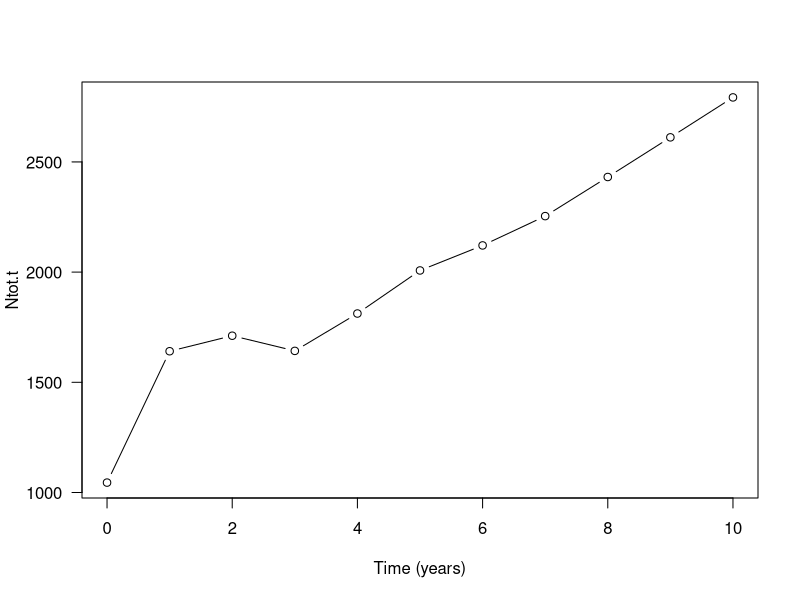
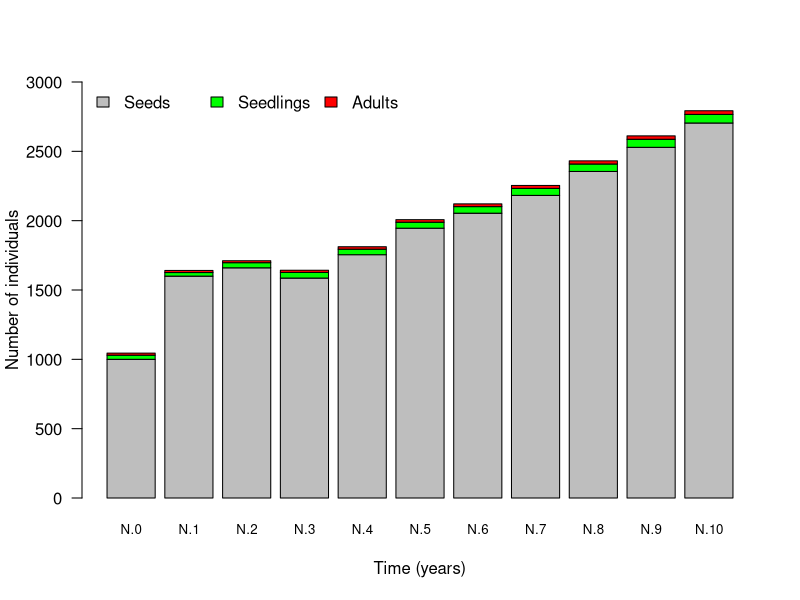
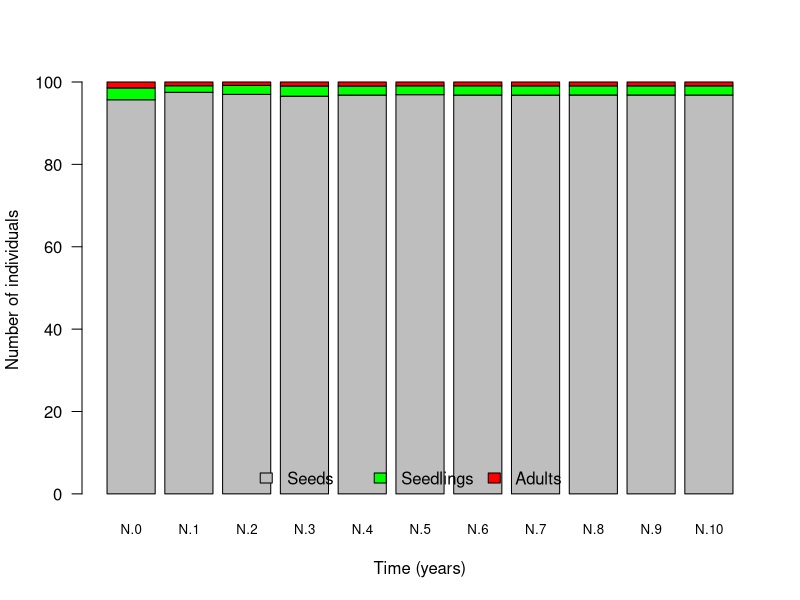
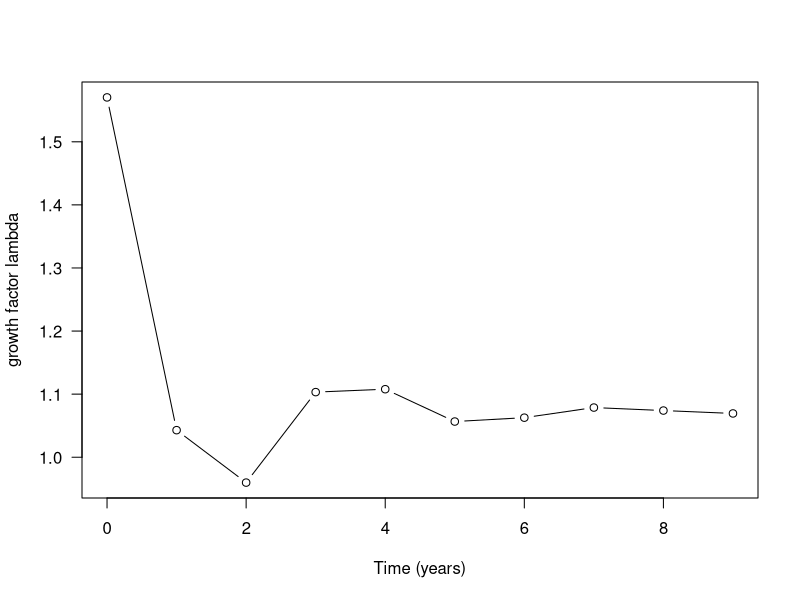
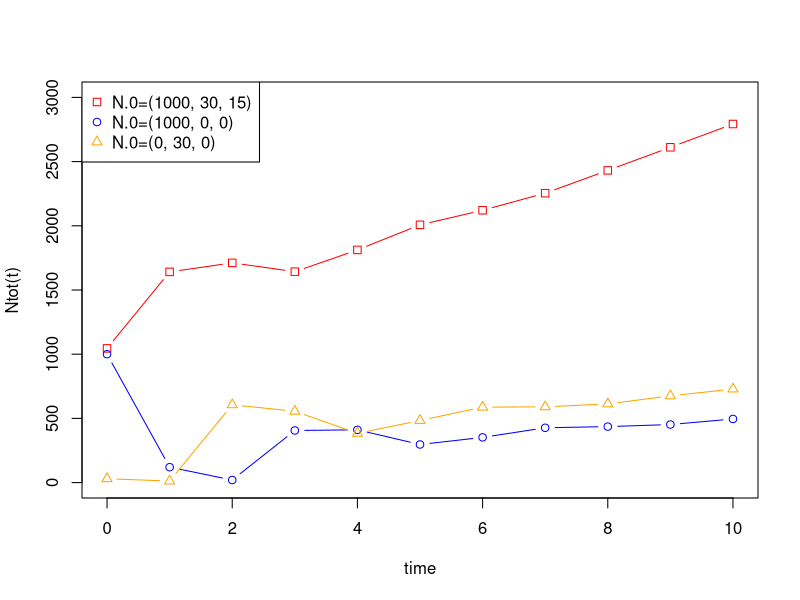
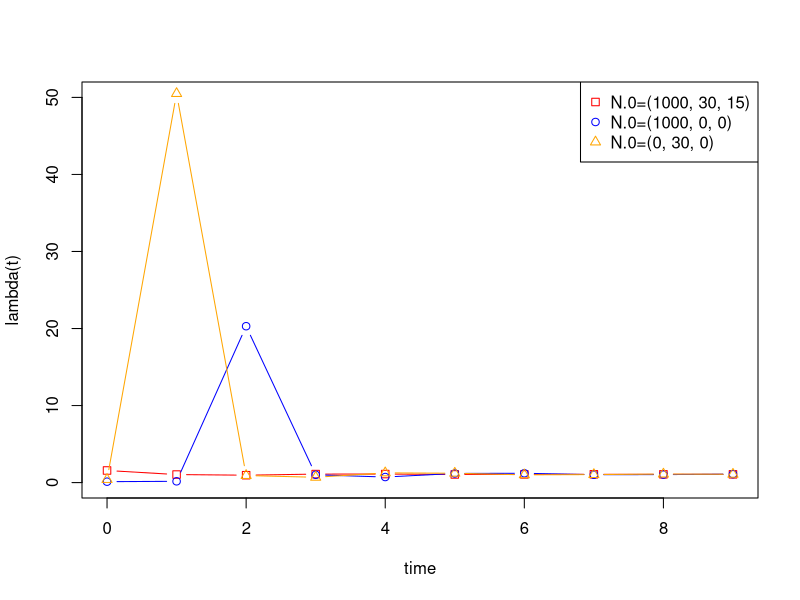

Source code (R) for these figures, in order: (Note: this script raises an error after producing the figures.)
## ---- chunk 1
knitr::opts_chunk$set(echo = TRUE)
## ---- chunk 2
transition.matrix <- matrix(c(0.1,0,100,0.02,0.2,0,0,0.2,0.6), nrow=3, ncol=3, byrow=T)
transition.matrix # let's have a look at the matrix
## ---- chunk 3
N.0 <- c(1000, 30, 15)
N.0 # let's have a look at the vector
## ---- chunk 4
(N.1 <- transition.matrix %*% N.0) # the parentheses around a command make that the vector N.1 is immediately shown, that is, without explicitly asking for it as was done in the two previous commands.
## ---- chunk 5
(N.2 <- transition.matrix %*% N.1)
## ---- chunk 6
N.3 <- transition.matrix %*% N.2
N.4 <- transition.matrix %*% N.3
N.5 <- transition.matrix %*% N.4
N.6 <- transition.matrix %*% N.5
N.7 <- transition.matrix %*% N.6
N.8 <- transition.matrix %*% N.7
N.9 <- transition.matrix %*% N.8
N.10 <- transition.matrix %*% N.9
## ---- chunk 7
time.series <- as.data.frame(matrix(c(N.0, N.1, N.2, N.3, N.4, N.5, N.6, N.7, N.8, N.9, N.10), ncol=3, byrow=TRUE))
time.series <- data.frame(0:10, time.series)
colnames(time.series) <- c("time", "Seeds", "Juv", "Ad")
time.series
## ---- chunk 8
Ntot.0 <- sum(N.0) 
Ntot.1 <- sum(N.1)
Ntot.2 <- sum(N.2)
Ntot.3 <- sum(N.3)
Ntot.4 <- sum(N.4)
Ntot.5 <- sum(N.5)
Ntot.6 <- sum(N.6)
Ntot.7 <- sum(N.7)
Ntot.8 <- sum(N.8)
Ntot.9 <- sum(N.9)
Ntot.10 <- sum(N.10)
## ---- chunk 9
time.series$Ntot <- rowSums(time.series[, 2:4])
time.series
## ---- chunk 10
# old stuff
Ntot_N01 <- c(Ntot.0, Ntot.1, Ntot.2, Ntot.3, Ntot.4, Ntot.5, Ntot.6, Ntot.7, Ntot.8, Ntot.9, Ntot.10)
## ---- chunk 11
plot(x=c(0:10), y=c(Ntot.0, Ntot.1, Ntot.2, Ntot.3, Ntot.4, Ntot.5, Ntot.6, Ntot.7, Ntot.8, Ntot.9, Ntot.10), type = "b", xlab="Time (years)", ylab="Ntot.t", las=1)
## ---- chunk 12
barplot(cbind(N.0, N.1, N.2, N.3, N.4, N.5, N.6, N.7, N.8, N.9, N.10), las=1, col=c("grey", "green", "red"), names.arg=c("N.0", "N.1", "N.2", "N.3", "N.4", "N.5", "N.6", "N.7", "N.8", "N.9", "N.10"), ylab="Number of individuals", xlab="Time (years)", ylim = c(0, 3000), cex.names=0.8)

legend("topleft", bty="n", legend=c("Seeds", "Seedlings", "Adults"), fill=c("grey", "green", "red"), horiz=T)
## ---- chunk 13
barplot(cbind(N.0/sum(N.0), N.1/sum(N.1), N.2/sum(N.2), N.3/sum(N.3), N.4/sum(N.4), N.5/sum(N.5), N.6/sum(N.6), N.7/sum(N.7), N.8/sum(N.8), N.9/sum(N.9), N.10/sum(N.10))*100, col=c("grey", "green", "red"), las=1, names=c("N.0", "N.1", "N.2", "N.3", "N.4", "N.5", "N.6", "N.7", "N.8", "N.9", "N.10"), ylab="Number of individuals", xlab="Time (years)", cex.names=0.8)
legend("bottom", bty="n", legend=c("Seeds", "Seedlings", "Adults"), fill=c("grey", "green", "red"), horiz=T)
## ---- chunk 14
lambda.0 <- Ntot.1/Ntot.0
lambda.1 <- Ntot.2/Ntot.1
lambda.2 <- Ntot.3/Ntot.2
lambda.3 <- Ntot.4/Ntot.3
lambda.4 <- Ntot.5/Ntot.4
lambda.5 <- Ntot.6/Ntot.5
lambda.6 <- Ntot.7/Ntot.6
lambda.7 <- Ntot.8/Ntot.7
lambda.8 <- Ntot.9/Ntot.8
lambda.9 <- Ntot.10/Ntot.9
## ---- chunk 15
lambda_N01 <- c(lambda.0, lambda.1, lambda.2, lambda.3, lambda.4, lambda.5, lambda.6, lambda.7, lambda.8, lambda.9)
## ---- chunk 16
time.series$lambda <- c(lambda.0, lambda.1, lambda.2, lambda.3, lambda.4, lambda.5, lambda.6, lambda.7, lambda.8, lambda.9, NA)
time.series
## ---- chunk 17
plot(x=c(0:9), y=c(lambda.0, lambda.1, lambda.2, lambda.3, lambda.4, lambda.5, lambda.6, lambda.7, lambda.8, lambda.9), type = "b", xlab="Time (years)", ylab="growth factor lambda", las=1)
## ---- chunk 18
N.0 <- matrix(c(1000, 0, 0), nrow=3, ncol=1, byrow=T)
## ---- chunk 19
(N.1 <- transition.matrix %*% N.0)
(N.2 <- transition.matrix %*% N.1)
(N.3 <- transition.matrix %*% N.2)
(N.4 <- transition.matrix %*% N.3)
(N.5 <- transition.matrix %*% N.4)
(N.6 <- transition.matrix %*% N.5)
(N.7 <- transition.matrix %*% N.6)
(N.8 <- transition.matrix %*% N.7)
(N.9 <- transition.matrix %*% N.8)
(N.10 <- transition.matrix %*% N.9)

(Ntot.0 <- sum(N.0)) 
(Ntot.1 <- sum(N.1))
(Ntot.2 <- sum(N.2))
(Ntot.3 <- sum(N.3))
(Ntot.4 <- sum(N.4)) 
(Ntot.5 <- sum(N.5))
(Ntot.6 <- sum(N.6)) 
(Ntot.7 <- sum(N.7))
(Ntot.8 <- sum(N.8)) 
(Ntot.9 <- sum(N.9))
(Ntot.10 <- sum(N.10))

Ntot_N02 <- c(Ntot.0, Ntot.1, Ntot.2, Ntot.3, Ntot.4, Ntot.5, Ntot.6, Ntot.7, Ntot.8, Ntot.9, Ntot.10)
## ---- chunk 20
(lambda.0 <- Ntot.1/Ntot.0)
(lambda.1 <- Ntot.2/Ntot.1)
(lambda.2 <- Ntot.3/Ntot.2)
(lambda.3 <- Ntot.4/Ntot.3)
(lambda.4 <- Ntot.5/Ntot.4)
(lambda.5 <- Ntot.6/Ntot.5)
(lambda.6 <- Ntot.7/Ntot.6)
(lambda.7 <- Ntot.8/Ntot.7)
(lambda.8 <- Ntot.9/Ntot.8)
(lambda.9 <- Ntot.10/Ntot.9)

lambda_N02 <- c(lambda.0, lambda.1, lambda.2, lambda.3, lambda.4, lambda.5, lambda.6, lambda.7, lambda.8, lambda.9)
## ---- chunk 21
N.0 <- matrix(c(0, 30, 0), nrow=3, ncol=1, byrow=T)
## ---- chunk 22
(N.1 <- transition.matrix %*% N.0)
(N.2 <- transition.matrix %*% N.1)
(N.3 <- transition.matrix %*% N.2)
(N.4 <- transition.matrix %*% N.3)
(N.5 <- transition.matrix %*% N.4)
(N.6 <- transition.matrix %*% N.5)
(N.7 <- transition.matrix %*% N.6)
(N.8 <- transition.matrix %*% N.7)
(N.9 <- transition.matrix %*% N.8)
(N.10 <- transition.matrix %*% N.9)

(Ntot.0 <- sum(N.0)) 
(Ntot.1 <- sum(N.1))
(Ntot.2 <- sum(N.2))
(Ntot.3 <- sum(N.3))
(Ntot.4 <- sum(N.4)) 
(Ntot.5 <- sum(N.5))
(Ntot.6 <- sum(N.6)) 
(Ntot.7 <- sum(N.7))
(Ntot.8 <- sum(N.8)) 
(Ntot.9 <- sum(N.9))
(Ntot.10 <- sum(N.10))

Ntot_N03 <- c(Ntot.0, Ntot.1, Ntot.2, Ntot.3, Ntot.4, Ntot.5, Ntot.6, Ntot.7, Ntot.8, Ntot.9, Ntot.10)
## ---- chunk 23
(lambda.0 <- Ntot.1/Ntot.0)
(lambda.1 <- Ntot.2/Ntot.1)
(lambda.2 <- Ntot.3/Ntot.2)
(lambda.3 <- Ntot.4/Ntot.3)
(lambda.4 <- Ntot.5/Ntot.4)
(lambda.5 <- Ntot.6/Ntot.5)
(lambda.6 <- Ntot.7/Ntot.6)
(lambda.7 <- Ntot.8/Ntot.7)
(lambda.8 <- Ntot.9/Ntot.8)
(lambda.9 <- Ntot.10/Ntot.9)

lambda_N03 <- c(lambda.0, lambda.1, lambda.2, lambda.3, lambda.4, lambda.5, lambda.6, lambda.7, lambda.8, lambda.9)
## ---- chunk 24
plot(0:10, Ntot_N01, type = "b", pch = 0, col="red", ylim=c(0, 3000), xlab = "time", ylab = "Ntot(t)")
lines(0:10, Ntot_N02, type = "b", pch = 1, col="blue")
lines(0:10, Ntot_N03, type = "b", pch = 2, col="orange")
legend("topleft", c("N.0=(1000, 30, 15)", "N.0=(1000, 0, 0)", "N.0=(0, 30, 0)"), col =c("red", "blue", "orange"), pch = c(0, 1, 2)) 
## ---- chunk 25
plot(0:9, lambda_N01, type = "b", pch = 0, col="red", xlab = "time", ylab = "lambda(t)", ylim = c(0, 50))
lines(0:9, lambda_N02, type = "b", pch = 1, col="blue")
lines(0:9, lambda_N03, type = "b", pch = 2, col="orange")
legend("topright", c("N.0=(1000, 30, 15)", "N.0=(1000, 0, 0)", "N.0=(0, 30, 0)"), col =c("red", "blue", "orange"), pch = c(0, 1, 2)) 
## ---- chunk 26
meadow.matrix <- matrix(c(0.001,0,200,0.01,0.2,0,0,0.2,0), nrow=3, ncol=3, byrow=T)
meadow.matrix
## ---- chunk 27
N.0 <- matrix(c(3000, 180, 30), nrow=3, ncol=1, byrow=T)
N.0
## ---- chunk 28
knitr::include_graphics("images/LifeCycle.png")
## ---- chunk 29
pop.dev <- data.frame(time=c(0:10), Seeds=rep(NA,11), Juv=rep(NA,11), Adults=rep(NA,11), N=rep(NA,11), lambda=rep(NA,11))
## ---- chunk 30
pop.dev
## ---- chunk 31
pop.dev[1, "Seeds"] <- N.0[1]
pop.dev[1, "Juv"] <- N.0[2]
pop.dev[1, "Adults"] <- N.0[3]
pop.dev[1, "N"] <- sum(N.0)
## ---- chunk 32
N.t <-N.0 # this creates a new vector, called N.t, and we give it the values that are stored in N.0
for (n in 2:11) # the loop "runs" from n=2 to n=11 (representing the years 1 to 10 in the data frame)
{
  N.t.plus.1 <- meadow.matrix %*% N.t # computes the population vector for the next time step
  pop.dev[n, "N"] <- sum(N.t.plus.1) # the following lines enter the outcome into the data frame
  pop.dev[n, "Seeds"] <- N.t.plus.1[1]
  pop.dev[n, "Juv"] <- N.t.plus.1[2]
  pop.dev[n, "Adults"] <- N.t.plus.1[3]
  pop.dev[n, "lambda"] <- sum(N.t.plus.1)/sum(N.t)
  N.t <- N.t.plus.1 # updates the current values stored in N.t
}
## ---- chunk 33
plot(pop.dev$time, pop.dev$N, type="l", ylab="Total population size", xlab="Time (years)", las=1)
## ---- chunk 34
plot(pop.dev$time, pop.dev$Adults, type="l", ylab="Number of Adults", xlab="Time (years)", las=1)
## ---- chunk 35
plot(pop.dev$time, pop.dev$lambda, type="l", ylab="Growth factor lambda", xlab="Time (years)", las=1)
## ---- chunk 36
N.0 <- matrix(c(3000,180,130), nrow=3, ncol=1, byrow=T)

pop.dev.strategy.1 <- data.frame(time=c(0:10), Seeds=rep(NA,11), Juv=rep(NA,11), Adults=rep(NA,11), N=rep(NA,11), lambda=rep(NA,11))

pop.dev.strategy.1[1, "Seeds"] <- N.0[1]
pop.dev.strategy.1[1, "Juv"] <- N.0[2]
pop.dev.strategy.1[1, "Adults"] <- N.0[3]
pop.dev.strategy.1[1, "N"] <- sum(N.0)

N.t <-N.0 # the initial value of N.n is given by the value N.0
for (n in 2:11) # the year runs second to 11th row (i.e, year 1 to 10)
{
  N.t.plus.1 <-  meadow.matrix %*% N.t
  pop.dev.strategy.1[n, "N"] <- sum(N.t.plus.1)
  pop.dev.strategy.1[n, "Seeds"] <- N.t.plus.1[1]
  pop.dev.strategy.1[n, "Juv"] <- N.t.plus.1[2]
  pop.dev.strategy.1[n, "Adults"] <- N.t.plus.1[3]
  pop.dev.strategy.1[n, "lambda"] <- sum(N.t.plus.1)/sum(N.t)
  N.t <- N.t.plus.1
}

plot(pop.dev.strategy.1$time, pop.dev.strategy.1$Adults, type="l", ylab="Number of Adults", xlab="Time (years)", las=1, col="green")
## ---- chunk 37
meadow.matrix <- matrix(c(0.001,0,200,0.025,0.2,0,0,0.2,0), nrow=3, ncol=3, byrow=T)
N.0 <- matrix(c(3000,180,30), nrow=3, ncol=1, byrow=T)

pop.dev.strategy.2 <- data.frame(time=c(0:10), Seeds=rep(NA,11), Juv=rep(NA,11), Adults=rep(NA,11), N=rep(NA,11), lambda=rep(NA,11))

pop.dev.strategy.2[1, "Seeds"] <- N.0[1]
pop.dev.strategy.2[1, "Juv"] <- N.0[2]
pop.dev.strategy.2[1, "Adults"] <- N.0[3]
pop.dev.strategy.2[1, "N"] <- sum(N.0)

N.t <-N.0 # the initial value of N.n is given by the value N.0
for (n in 2:11) # the year runs second to 11th row (i.e, year 1 to 10)
{
  N.t.plus.1 <- meadow.matrix %*% N.t
  pop.dev.strategy.2[n, "N"] <- sum(N.t.plus.1)
  pop.dev.strategy.2[n, "Seeds"] <- N.t.plus.1[1]
  pop.dev.strategy.2[n, "Juv"] <- N.t.plus.1[2]
  pop.dev.strategy.2[n, "Adults"] <- N.t.plus.1[3]
  pop.dev.strategy.2[n, "lambda"] <- sum(N.t.plus.1)/sum(N.t)
  N.t <- N.t.plus.1
}

plot(pop.dev.strategy.2$time, pop.dev.strategy.2$Adults, type="l", ylab="Number of Adults", xlab="Time (years)", las=1, col="blue")
## ---- chunk 38
plot(pop.dev$time, pop.dev$Adults, type="l", ylab="Number of Adults", xlab="Time (years)", las=1, col="red", ylim = c(0, 60))
lines(pop.dev$time, pop.dev.strategy.1$Adults, col="green")
lines(pop.dev$time, pop.dev.strategy.2$Adults, col="blue")
legend("top", legend=c("no measure", "Meth. 1", "Meth. 2"), 
       col=c("red", "green", "blue"), lty=c(1,1,1), bty="n", horiz=TRUE, cex=0.9)
